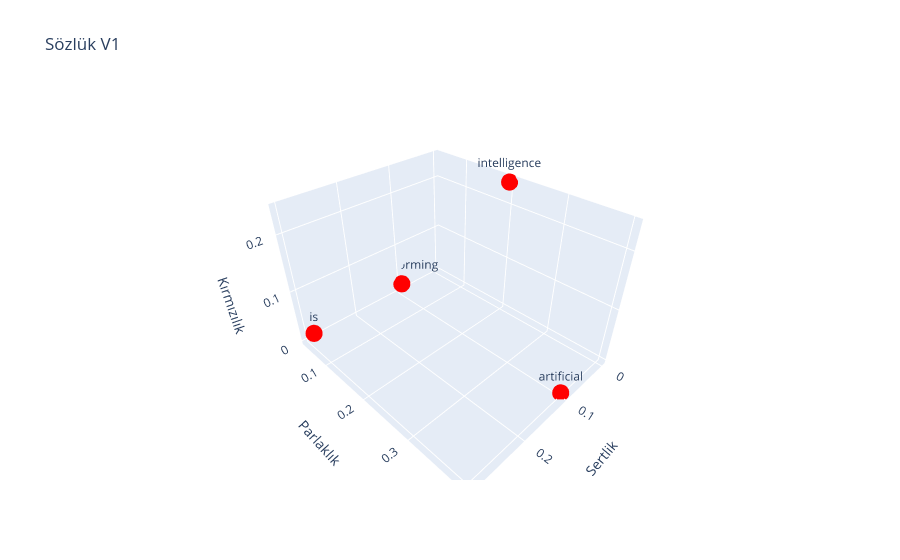

Notebook code cell kept with this figure:
### Code cell
import plotly.graph_objects as go
import plotly.offline

def plot_dots(sentences_data,title):
    data=[
        go.Scatter3d(
            x = sentences_data["words"][:,0],
            y = sentences_data["words"][:,0],
            z = sentences_data["words"][:,0],
            mode="markers+text",
            marker=dict( 
                size = 6,
                color=sentences_data["color"]
            ),
            text=sentence_data["labels"],
            hoverinfo = "text",
        )   for sentence_data in sentences_data
    ]
    layout = go.Layout(
    scene=dict(
        xaxis_title="Sertlik",
        yaxis_title="Parlaklık",
        zaxis_title="Kırmızılık",
    ),
    title=title,
)
data = [
    go.Scatter3d(
        x=[0.1, 0.0, 0.30, 0.10],
        y=[0.4, 0.2, 0.06, 0.04],
        z=[0.0, 0.24, 0.03, 0.02],
        mode="markers+text",
        marker=dict(
            size=10,
            color="red",
        ),
        text=["artificial", "intelligence", "is", "transforming"],  # Virgül eklendi
        hoverinfo="text",
    )
]
layout = go.Layout(
    scene=dict(
        xaxis_title="Sertlik",
        yaxis_title="Parlaklık",
        zaxis_title="Kırmızılık",
    ),
    title="Sözlük V1",
)
fig = go.Figure(data=data, layout=layout)
plotly.offline.iplot(fig)

### Figure 1 — Plotly figure (JSON) as saved in the notebook; plotly's stock layout.template omitted (floating-point values rounded to 4 significant figures)
{"data": [{"hoverinfo": "text", "marker": {"color": "red", "size": 10}, "mode": "markers+text", "text": ["artificial", "intelligence", "is", "transforming"], "type": "scatter3d", "x": [0.1, 0, 0.3, 0.1], "y": [0.4, 0.2, 0.06, 0.04], "z": [0, 0.24, 0.03, 0.02]}], "layout": {"scene": {"xaxis": {"title": {"text": "Sertlik"}}, "yaxis": {"title": {"text": "Parlaklık"}}, "zaxis": {"title": {"text": "Kırmızılık"}}}, "title": {"text": "Sözlük V1"}}}
